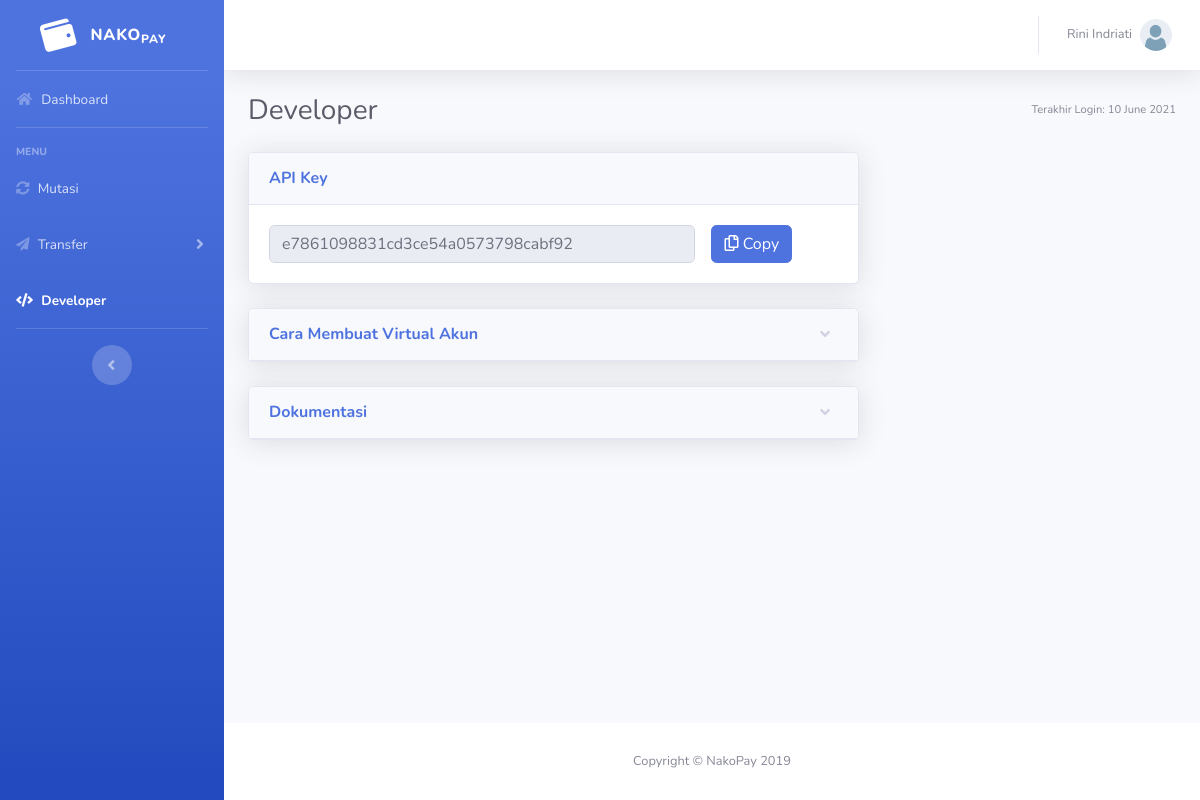
Page /nakopay/developer.php (signed in) on the committed database.
### tables this page shows
CREATE TABLE `user` (
  `id_user` varchar(15) NOT NULL,
  `nama` text NOT NULL,
  `pin` varchar(6) NOT NULL,
  `no_hp` varchar(13) NOT NULL,
  `alamat` text NOT NULL,
  `email` text NOT NULL,
  `tgl_Lahir` date NOT NULL,
  `profile_img` varchar(15) NOT NULL DEFAULT 'default.png',
  `saldo` int(8) NOT NULL DEFAULT 10000000,
  `lastLogin` date NOT NULL DEFAULT current_timestamp(),
  `status` enum('user','bisnis') NOT NULL DEFAULT 'user'
);

CREATE TABLE `akun_bisnis` (
  `id_user` varchar(15) NOT NULL,
  `noHp` varchar(13) NOT NULL,
  `nama_usaha` text NOT NULL,
  `api_key` text NOT NULL
);

### nakopay/developer.php (the view, shortened to what this page needs)
<?php
include("koneksi.php");
?>
<html>
    <head>
        <link href="vendor/fontawesome-free/css/all.min.css" rel="stylesheet" type="text/css">
        <link href="css/sb-admin-2.min.css" rel="stylesheet">
    </head>
    <body id="page-top">
    <div id="wrapper">
        <?php include("sidebar.php"); ?>
        <div id="content-wrapper" class="d-flex flex-column">
            <div id="content">
                <nav class="navbar navbar-expand navbar-light bg-white topbar mb-4 static-top shadow">
                    <?php include("topBar.php"); ?>
                </nav>
                <?php
                if (isset($_SESSION['id_user'])) {
                    $id = $_SESSION['id_user'];
                    $cekSql = mysqli_query($db, "SELECT * FROM `user` WHERE id_user = '$id'");
                    while ($profile = mysqli_fetch_array($cekSql)) {
                ?>
                <div class="container-fluid">
                    <div class="d-sm-flex align-items-center justify-content-between mb-4">
                        <h1 class="h3 mb-0 text-gray-800">Developer</h1>
                        <span class="d-none d-sm-inline-block text-xs">Terakhir Login: <?php echo date("d F Y", strtotime($profile['lastLogin'])); ?></span>
                    </div>
                    <div class="row">
                        <div class="col-xs-12 col-sm-12 col-md-8 col-lg-8">
                            <div class="card shadow mb-4">
                                <div class="card-header py-3">
                                    <h6 class="m-0 font-weight-bold text-primary">API Key</h6>
                                </div>
                                <div class="card-body">
									<?php
									$accBisnis = mysqli_query($db, "SELECT `api_key` FROM `akun_bisnis` WHERE `id_user` = '$profile[id_user]'");
									if (mysqli_num_rows($accBisnis) > 0) {
										while ($api = mysqli_fetch_array($accBisnis)) {
									?>
                                    <div class="d-flex">
										<input type="text" class="form-control col-md-9" id="api_key" value="<?php echo $api['api_key']; ?>" readonly />
										<button onclick="copyTxt()" class="btn btn-primary ml-3">
											<span>
												<i class="far fa-copy"></i>
											</span>
											<span class="text">
												Copy
											</span>
										</button>
									</div>
									<?php
										}
									}
									?>
                                </div>
                            </div>
                        </div>
                    </div>
					<div class="row">
						<div class="col-xs-12 col-sm-12 col-md-8 col-lg-8">
							<div class="card shadow mb-4">
								<a href="#vakun" class="d-block card-header py-3" data-toggle="collapse" role="button" aria-expanded="true" aria-controls="vakun">
									<h6 class="m-0 font-weight-bold text-primary">Cara Membuat Virtual Akun</h6>
								</a>
							</div>
							<div class="card shadow mb-4">
								<a href="#dokumentasi" class="d-block card-header py-3" data-toggle="collapse" role="button" aria-expanded="true" aria-controls="dokumentasi">
									<h6 class="m-0 font-weight-bold text-primary">Dokumentasi</h6>
								</a>
							</div>
						</div>
					</div>
                </div>
                <?php
                    }
                }
                ?>
            </div>
            <footer class="sticky-footer bg-white">
                <div class="container my-auto">
                    <div class="copyright text-center my-auto">
                        <span>Copyright &copy; NakoPay 2019</span>
                    </div>
                </div>
            </footer>
        </div>
    </div>
</body>
</html>

### nakopay/topBar.php (shortened to what this page needs)
       <ul class="navbar-nav ml-auto">
         <li class="nav-item dropdown no-arrow">
<?php
if (isset($_SESSION['id_user'])) {
	$id = $_SESSION['id_user'];
	$userSql = mysqli_query($db, "SELECT * FROM user WHERE id_user = '$id'");
	if ($userSql) {
		while($profile = mysqli_fetch_array($userSql)) {
?>
           <a class="nav-link dropdown-toggle" href="#" id="userDropdown" role="button" data-toggle="dropdown" aria-haspopup="true" aria-expanded="false">
	<span class="mr-2 d-none d-lg-inline text-gray-600 small"><?php echo $profile['nama']; ?></span>
             <img class="img-profile rounded-circle" src="profile/<?php echo $profile['profile_img']; ?>">
           </a>
         </li>
<?php
		}
	}
}
?>
       </ul>

### rows in the picture
user: nama "Rini Indriati", profile_img (placeholder picture), lastLogin "10 June 2021"
akun_bisnis: api_key "e7861098831cd3ce54a0573798cabf92"
